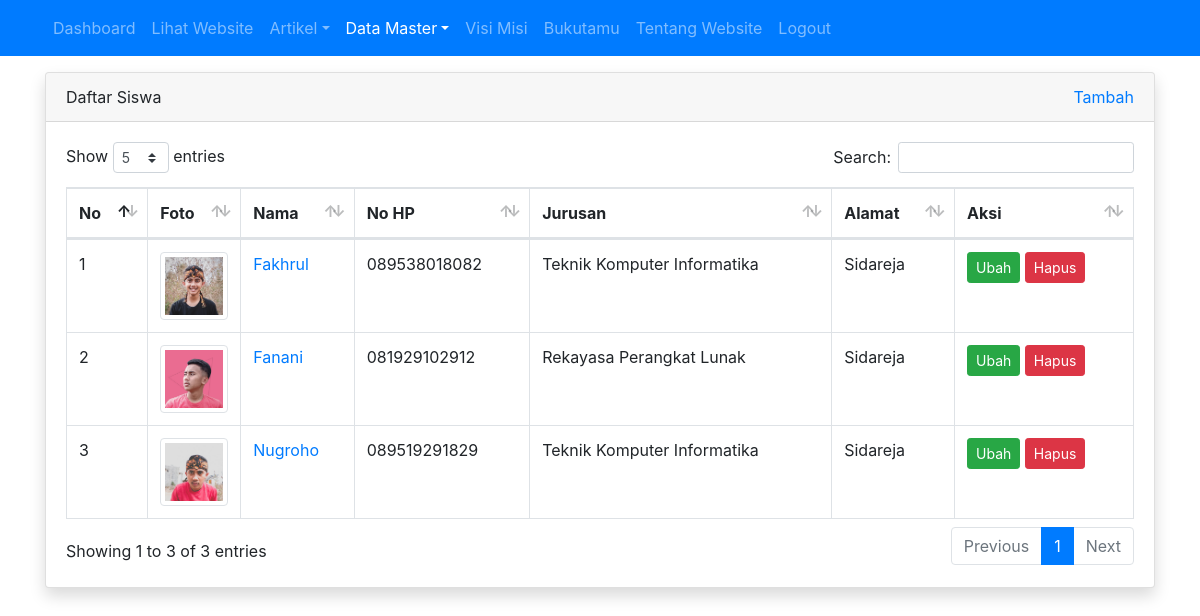
The app's page /admin/siswa/index.php (signed in) with its own data.
### tables this page shows
CREATE TABLE `tbl_siswa` (
  `id` int(11) NOT NULL,
  `nama` varchar(100) DEFAULT NULL,
  `nis` int(4) DEFAULT NULL,
  `jenis_kelamin` enum('L','P') DEFAULT NULL,
  `tempat_lahir` varchar(80) DEFAULT NULL,
  `tanggal_lahir` date DEFAULT NULL,
  `alamat` varchar(100) DEFAULT NULL,
  `no_hp` varchar(12) DEFAULT NULL,
  `foto` varchar(120) DEFAULT NULL,
  `id_jurusan` int(11) DEFAULT NULL
);

CREATE TABLE `tbl_jurusan` (
  `id` int(11) NOT NULL,
  `nama_jurusan` varchar(30) DEFAULT NULL,
  `ka_prodi` int(11) DEFAULT NULL
);

### admin/siswa/index.php (the view, shortened to what this page needs)
<?php
require_once '../../koneksi.php';
$query = mysqli_query($koneksi, "SELECT tbl_siswa.id, tbl_siswa.nama, tbl_siswa.no_hp, tbl_siswa.foto, tbl_siswa.alamat, tbl_jurusan.nama_jurusan AS jurusan FROM tbl_siswa LEFT JOIN tbl_jurusan ON tbl_siswa.id_jurusan = tbl_jurusan.id");
$no = 1;
?>
<!DOCTYPE html>
<html>
<head>
	<link rel="stylesheet" href="../../resources/datatables/datatables.min.css">
	<link rel="stylesheet" href="../../resources/css/bootstrap.min.css">
</head>
<body>
	<?php require_once '../navbar.php'; ?>
	<div class="container mt-3">
		<div class="row">
			<div class="col">
				<div class="card shadow">
					<div class="card-header">
						<div class="clearfix">
							<div class="float-left">
								Daftar Siswa
							</div>
							<div class="float-right">
								<a href="tambah.php">Tambah</a>
							</div>
						</div>
					</div>
					<div class="card-body">
						<table id="table_id" class="dataTable table table-bordered">
						    <thead>
						        <tr>
						            <th>No</th>
						            <th width="50px">Foto</th>
						            <th>Nama</th>
						            <th>No HP</th>
						            <th>Jurusan</th>
						            <th>Alamat</th>
						            <th>Aksi</th>
						        </tr>
						    </thead>
						    <tbody>
						       <?php while($row = mysqli_fetch_assoc($query)) : ?>
						       		<tr>
						       			<td><?= $no++ ?></td>
						       			<td><img src="../../images/siswa/<?= $row['foto'] ?>" alt="<?= $row['nama'] ?>" width="100%" class="img-thumbnail"></td>
						       			<td><a href="detail.php?id=<?= $row['id'] ?>"><?= $row['nama'] ?></a></td>
						       			<td><?= $row['no_hp'] ?></td>
						       			<td><?= $row['jurusan'] ?></td>
						       			<td><?= $row['alamat'] ?></td>
						       			<td>
						       				<a href="ubah.php?id=<?= $row['id'] ?>" class="btn btn-success btn-sm">Ubah</a>
											<a href="hapus.php?id=<?= $row['id'] ?>" class="btn btn-danger btn-sm" onclick="return confirm('apakah anda yakin?')">Hapus</a>
						       			</td>
						       		</tr>
						       <?php endwhile; ?>
						    </tbody>
						</table>
					</div>
				</div>
			</div>
		</div>
	</div>
</body>
</html>

### records on screen
tbl_siswa: foto (picture), nama "Fakhrul", no_hp "089538018082", id_jurusan.nama_jurusan "Teknik Komputer Informatika", alamat "Sidareja"
tbl_siswa: foto (picture), nama "Fanani", no_hp "081929102912", id_jurusan.nama_jurusan "Rekayasa Perangkat Lunak", alamat "Sidareja"
tbl_siswa: foto (picture), nama "Nugroho", no_hp "089519291829", id_jurusan.nama_jurusan "Teknik Komputer Informatika", alamat "Sidareja"
